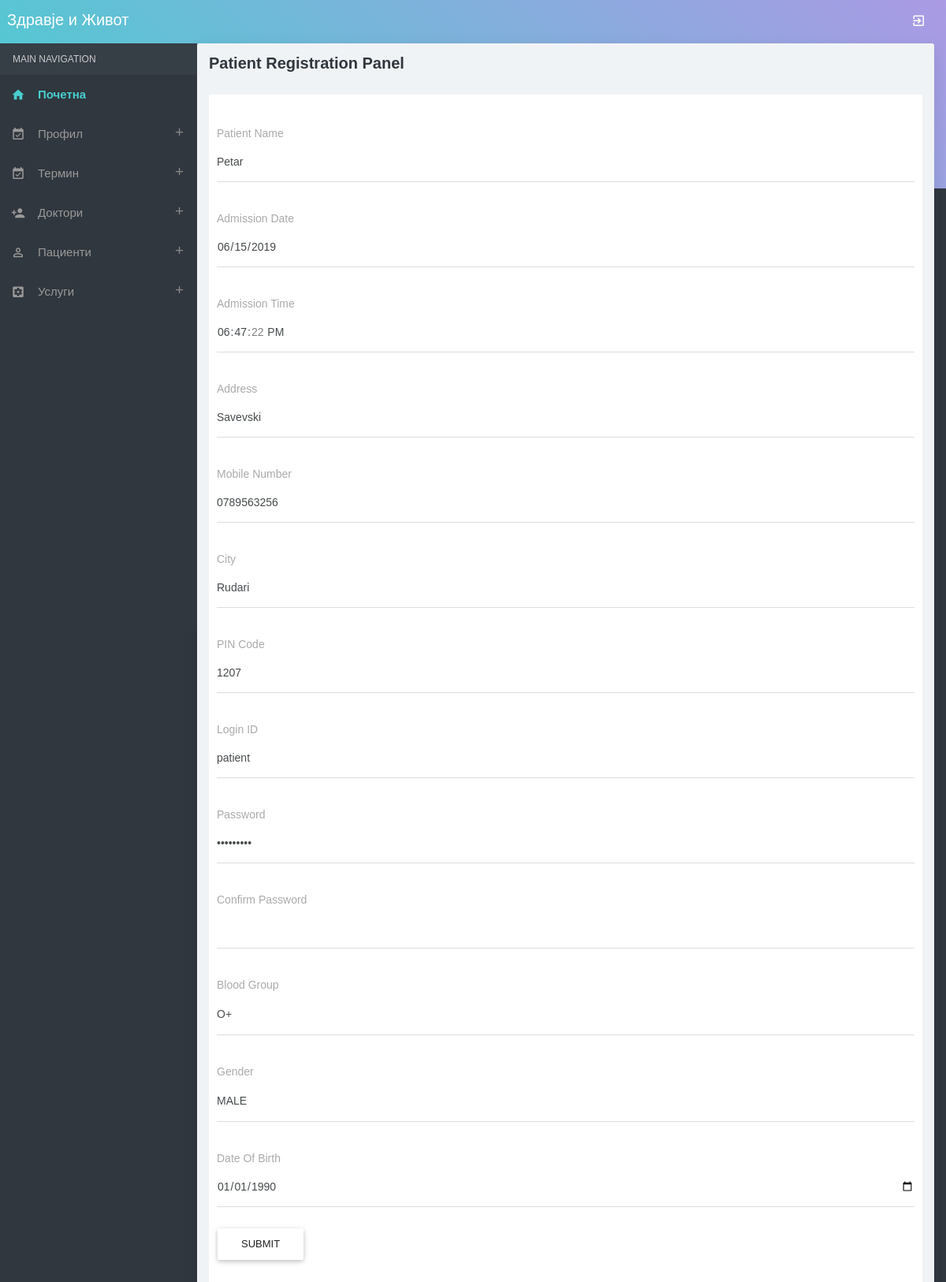
The app's page /patient.php?editid=1 (signed in) with its own data.
### tables this page shows
CREATE TABLE `patient` (
  `patientid` int(10) NOT NULL,
  `patientname` varchar(50) NOT NULL,
  `admissiondate` date NOT NULL,
  `admissiontime` time NOT NULL,
  `address` varchar(250) NOT NULL,
  `mobileno` varchar(15) NOT NULL,
  `city` varchar(25) NOT NULL,
  `pincode` varchar(20) NOT NULL,
  `loginid` varchar(50) NOT NULL,
  `password` varchar(25) NOT NULL,
  `bloodgroup` varchar(20) NOT NULL,
  `gender` varchar(10) NOT NULL,
  `dob` date NOT NULL,
  `status` varchar(10) NOT NULL
);

### patient.php (the view, shortened to what this page needs)
<?php
include("adformheader.php");
include("dbconnection.php");
if(isset($_GET[editid]))
{
	$sql="SELECT * FROM patient WHERE patientid='$_GET[editid]' ";
	$qsql = mysqli_query($con,$sql);
	$rsedit = mysqli_fetch_array($qsql);
}
?>
<div class="container-fluid">
    <div class="block-header">
        <h2>Patient Registration Panel</h2>
    </div>
    <div class="card">
        <form method="post" action="" name="frmpatient" onSubmit="return validateform()" style="padding: 10px">
            <div class="form-group"><label>Patient Name</label>
                <div class="form-line">
                    <input class="form-control" type="text" name="patientname" id="patientname"
                        value="<?php echo $rsedit[patientname]; ?>" />
                </div>
            </div>
            <?php
			if(isset($_GET[editid]))
			{
				?>
            <div class="form-group"><label>Admission Date</label>
                <div class="form-line">
                    <input class="form-control" type="date" name="admissiondate" id="admissiondate"
                        value="<?php echo $rsedit[admissiondate]; ?>" readonly />
                </div>
            </div>
            <div class="form-group"><label>Admission Time</label>
                <div class="form-line">
                    <input class="form-control" type="time" name="admissiontme" id="admissiontme"
                        value="<?php echo $rsedit[admissiontime]; ?>" readonly />
                </div>
            </div>
            <?php
			}
			?>
            <div class="form-group">
                <label>Address</label>
                <div class="form-line">
                    <input class="form-control " name="address" id="tinymce" value="<?php echo $rsedit[address]; ?>">
                </div>
            </div>
            <div class="form-group"><label>Mobile Number</label>
                <div class="form-line">
                    <input class="form-control" type="text" name="mobilenumber" id="mobilenumber"
                        value="<?php echo $rsedit[mobileno]; ?>" />
                </div>
            </div>
            <div class="form-group"><label>City</label>
                <div class="form-line">
                    <input class="form-control" type="text" name="city" id="city"
                        value="<?php echo $rsedit[city]; ?>" />
                </div>
            </div>
            <div class="form-group"><label>PIN Code</label>
                <div class="form-line">
                    <input class="form-control" type="text" name="pincode" id="pincode"
                        value="<?php echo $rsedit[pincode]; ?>" />
                </div>
            </div>
            <div class="form-group"><label>Login ID</label>
                <div class="form-line">
                    <input class="form-control" type="text" name="loginid" id="loginid"
                        value="<?php echo $rsedit[loginid]; ?>" />
                </div>
            </div>
            <div class="form-group"><label>Password</label>
                <div class="form-line">
                    <input class="form-control" type="password" name="password" id="password"
                        value="<?php echo $rsedit[password]; ?>" />
                </div>
            </div>
            <div class="form-group"><label>Confirm Password</label>
                <div class="form-line">
                    <input class="form-control" type="password" name="confirmpassword" id="confirmpassword"
                        value="<?php echo $rsedit[confirmpassword]; ?>" />
                </div>
            </div>
            <div class="form-group"><label>Blood Group</label>
                <div class="form-line"><select class="form-control show-tick" name="select2" id="select2">
                        <?php
					$arr = array("A+","A-","B+","B-","O+","O-","AB+","AB-");
					foreach($arr as $val)
					{
						if($val == $rsedit[bloodgroup])
						{
							echo "<option value='$val' selected>$val</option>";
						}
						else
						{
							echo "<option value='$val'>$val</option>";
						}
					}
					?>
                    </select>
                </div>
            </div>
            <div class="form-group"><label>Gender</label>
                <div class="form-line"><select class="form-control show-tick" name="select3" id="select3">
                        <?php
				$arr = array("MALE","FEMALE");
				foreach($arr as $val)
				{
					if($val == $rsedit[gender])
					{
						echo "<option value='$val' selected>$val</option>";
					}
					else
					{
						echo "<option value='$val'>$val</option>";
					}
				}
				?>
                    </select>
                </div>
            </div>
            <div class="form-group"><label>Date Of Birth</label>
                <div class="form-line">
                    <input class="form-control" type="date" name="dateofbirth" max="<?php echo date("Y-m-d"); ?>"
                        id="dateofbirth" value="<?php echo $rsedit[dob]; ?>" />
                </div>
            </div>
            <input class="btn btn-default" type="submit" name="submit" id="submit" value="Submit" />
        </form>
        <p>&nbsp;</p>
    </div>
</div>
<?php
include("adformfooter.php");
?>

### records on screen
patient: patientname "Petar", admissiondate "06/15/2019", admissiontme "18:47:22", address "Savevski", mobilenumber "0789563256", city "Rudari", pincode "1207", loginid "patient", select2 "O+", select3 "MALE", dateofbirth "01/01/1990"
